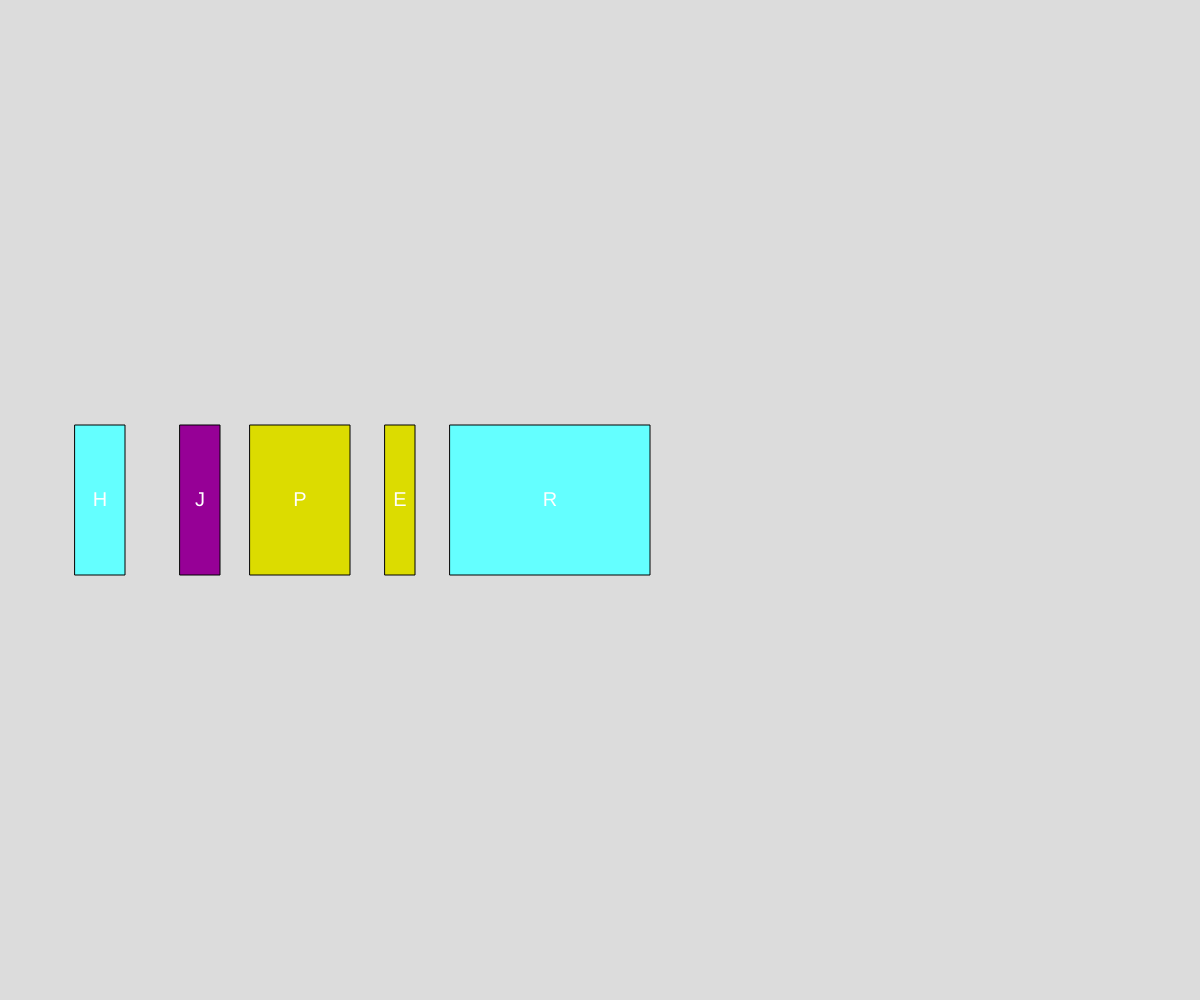
Frame 1 (no input)
Frame 60 (no input): identical to frame 1, image omitted
Frame 120 (the mouse pressed at the canvas centre since frame 60): identical to frame 1, image omitted

The p5.js sketch that drew this single still picture (run headless with seeded random() and noise() and a simulated clock; from frame 60 on, the mouse is pressed at the canvas centre):

// p5.js sketch
// ── sketch.js
// Objects Demo
// Elligja Biebrick
// October 14th, 2025
//
// Extra for Experts:
// - describe what you did to take this project "above and beyond"

let myBook;
let jacksCoolness;
let jacksPornCatalogue;

async function setup() {
  createCanvas(windowWidth, windowHeight);
  myBook = new Book("How To Be Like Epstein", "Jeffery Epstein", 1, "hardcover", 500, 100);
  jacksCoolness = new Book("Jack's Coolness", "Jack Breckon", 658976389, "leatherbound", 400, 200);
  jacksPornCatalogue = new Book("Porn", "Jack Breckon", 8193658165, "softcover", 1000, 300);
  elijah = new Book("Elijah", "Elijah Biebrick", 1283653871265, "softcover", 300, 400);
  racism = new Book("Racism", "Jack Breckon", 1, "hardcover", 2000, 550);
}

function draw() {
  background(220);
  myBook.display();
  jacksCoolness.display();
  jacksPornCatalogue.display();
  elijah.display();
  racism.display();
}


// Classes are nicely organized into the bottom of
// our file, or perhaps their own file...

class Book{
  //1. constructor
  constructor(title, author, isbn, cover, pages, x){
    this.title = title;
    this.author = author;
    this.isbn = isbn;
    this.cover = cover;
    this.pages = pages;
    this.x = x;
  }

  //2. class functions
  display(){
    //render our book object on the canvas
    rectMode(CENTER);  textAlign(CENTER, CENTER);
    textSize(20);

    // set fill color based on coverType (H, S, L)
    switch(this.cover){
      case "softcover":
        fill(220, 220, 0); break;
      case "hardcover":
        fill(100, 255, 255); break;
      case "leatherbound":
        fill(150, 0, 150); break;
    }
    // finally, draw the book spine
    rect(this.x, height/2, this.pages/10, 150);
    fill(255);
    text(this.title[0], this.x, height/2);
  }
}
